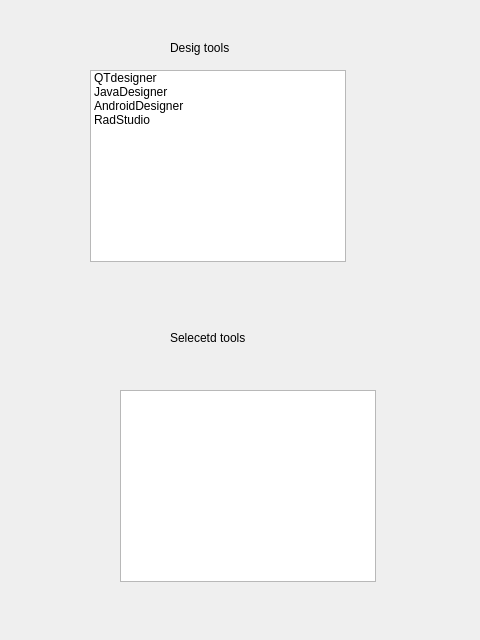
<?xml version="1.0" encoding="UTF-8"?>
<ui version="4.0">
 <class>Dialog</class>
 <widget class="QDialog" name="Dialog">
  <property name="geometry">
   <rect>
    <x>0</x>
    <y>0</y>
    <width>480</width>
    <height>640</height>
   </rect>
  </property>
  <property name="windowTitle">
   <string>Dialog</string>
  </property>
  <widget class="QListWidget" name="listWidgetSelected">
   <property name="geometry">
    <rect>
     <x>120</x>
     <y>390</y>
     <width>256</width>
     <height>192</height>
    </rect>
   </property>
  </widget>
  <widget class="QListWidget" name="listWidgetTools">
   <property name="geometry">
    <rect>
     <x>90</x>
     <y>70</y>
     <width>256</width>
     <height>192</height>
    </rect>
   </property>
   <property name="selectionMode">
    <enum>QAbstractItemView::MultiSelection</enum>
   </property>
   <item>
    <property name="text">
     <string>QTdesigner</string>
    </property>
   </item>
   <item>
    <property name="text">
     <string>JavaDesigner</string>
    </property>
   </item>
   <item>
    <property name="text">
     <string>AndroidDesigner</string>
    </property>
   </item>
   <item>
    <property name="text">
     <string>RadStudio</string>
    </property>
   </item>
  </widget>
  <widget class="QLabel" name="label">
   <property name="geometry">
    <rect>
     <x>170</x>
     <y>330</y>
     <width>111</width>
     <height>16</height>
    </rect>
   </property>
   <property name="text">
    <string>Selecetd tools</string>
   </property>
  </widget>
  <widget class="QLabel" name="label_2">
   <property name="geometry">
    <rect>
     <x>170</x>
     <y>40</y>
     <width>71</width>
     <height>16</height>
    </rect>
   </property>
   <property name="text">
    <string>Desig tools</string>
   </property>
  </widget>
 </widget>
 <resources/>
 <connections/>
</ui>
